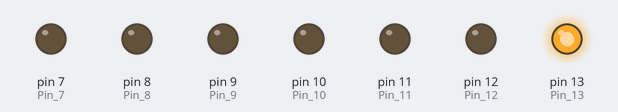
Simulated run of this sketch. Board: Arduino Uno, built with avr-gcc and run on an emulated ATmega328P. Parts: output pins drawn as LEDs (lit = HIGH).

Above: at 0.1 s.
At 1.3 s:
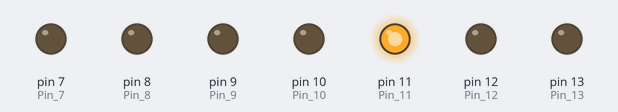
At 2.3 s:
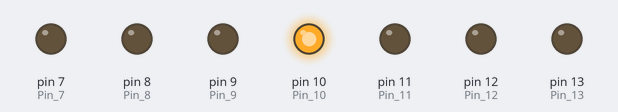
At 3.3 s:
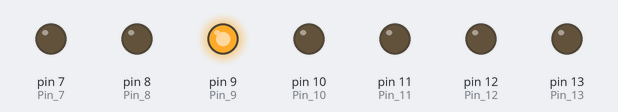
At 4.3 s:
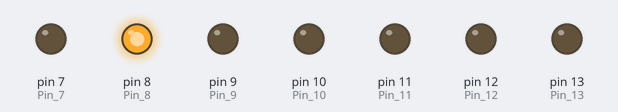
At 5.3 s:
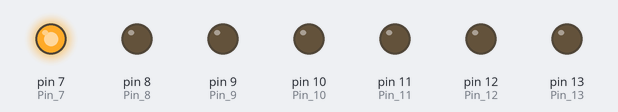
Timing chart, 0 to 6.8 s (numbered marks = the images above):
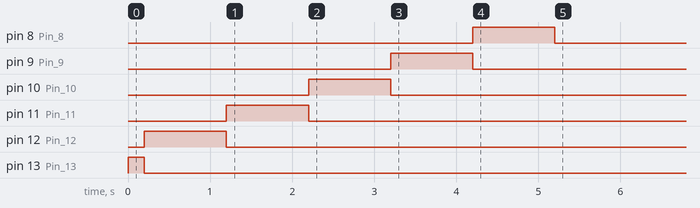

The sketch:

led_running.ino
```cpp
void setup()
{
  //-------Pengaturan Pin-------
  //Pin pada Arduino
  pinMode(13, OUTPUT);//Pin 13
  pinMode(12, OUTPUT);//Pin 12
  pinMode(11, OUTPUT);//Pin 11
  pinMode(10, OUTPUT);//Pin 10
  pinMode(9, OUTPUT);//Pin 9
  pinMode(8, OUTPUT);//Pin 8
  pinMode(7, OUTPUT);//Pin 7

  //-------Kondisi Running LED-------

  //Kondisi ke 1
  digitalWrite(13, HIGH);//Pin 13 Hidup
  digitalWrite(12, LOW);//Pin 12 Mati
  digitalWrite(11, LOW);//Pin 11 Mati
  digitalWrite(10, LOW);//Pin 10 Mati
  digitalWrite(9, LOW);//Pin 9 Mati
  digitalWrite(8, LOW);//Pin 8 Mati
  digitalWrite(7, LOW);//Pin 8 Mati
  delay(200);
  //Kondisi ke 2
  digitalWrite(13, LOW);//Pin 13 Mati
  digitalWrite(12, HIGH);//Pin 12 Hidup
  digitalWrite(11, LOW);//Pin 11 Mati
  digitalWrite(10, LOW);//Pin 10 Mati
  digitalWrite(9, LOW);//Pin 9 Mati
  digitalWrite(8, LOW);//Pin 8 Mati
  digitalWrite(7, LOW);//Pin 8 Mati
  delay(1000);
  //Kondisi ke 3
  digitalWrite(13, LOW);//Pin 13 Mati
  digitalWrite(12, LOW);//Pin 12 Mati
  digitalWrite(11, HIGH);//Pin 11 Hidup
  digitalWrite(10, LOW);//Pin 10 Mati
  digitalWrite(9, LOW);//Pin 9 Mati
  digitalWrite(8, LOW);//Pin 8 Mati
  digitalWrite(7, LOW);//Pin 8 Mati
  delay(1000);
  //Kondisi ke 4
  digitalWrite(13, LOW);//Pin 13 Mati
  digitalWrite(12, LOW);//Pin 12 Mati
  digitalWrite(11, LOW);//Pin 11 Mati
  digitalWrite(10, HIGH);//Pin 10 Hidup
  digitalWrite(9, LOW);//Pin 9 Mati
  digitalWrite(8, LOW);//Pin 8 Mati
  digitalWrite(7, LOW);//Pin 8 Mati
  delay(1000);//
  //Kondisi ke 5
  digitalWrite(13, LOW);//Pin 13 Mati
  digitalWrite(12, LOW);//Pin 12 Mati
  digitalWrite(11, LOW);//Pin 11 Mati
  digitalWrite(10, LOW);//Pin 10 Mati
  digitalWrite(9, HIGH);//Pin 9 Hidup
  digitalWrite(8, LOW);//Pin 8 Mati
  digitalWrite(7, LOW);//Pin 8 Mati
  delay(1000);
  //Kondisi ke 6
  digitalWrite(13, LOW);//Pin 13 Mati
  digitalWrite(12, LOW);//Pin 12 Mati
  digitalWrite(11, LOW);//Pin 11 Mati
  digitalWrite(10, LOW);//Pin 10 Mati
  digitalWrite(9, LOW);
  digitalWrite(8, HIGH);
  digitalWrite(7, LOW);//Pin 8 Mati
  delay(1000);

  //Kondisi ke 7
  digitalWrite(13, LOW);//Pin 13 Mati
  digitalWrite(12, LOW);//Pin 12 Mati
  digitalWrite(11, LOW);//Pin 11 Mati
  digitalWrite(10, LOW);//Pin 10 Mati
  digitalWrite(9, LOW);//Pin 9 Mati
  digitalWrite(8, LOW);//Pin 8 Mati
  digitalWrite(7, HIGH);//Pin 8 nyala
  delay(500);


}

void loop()
{

}
```
